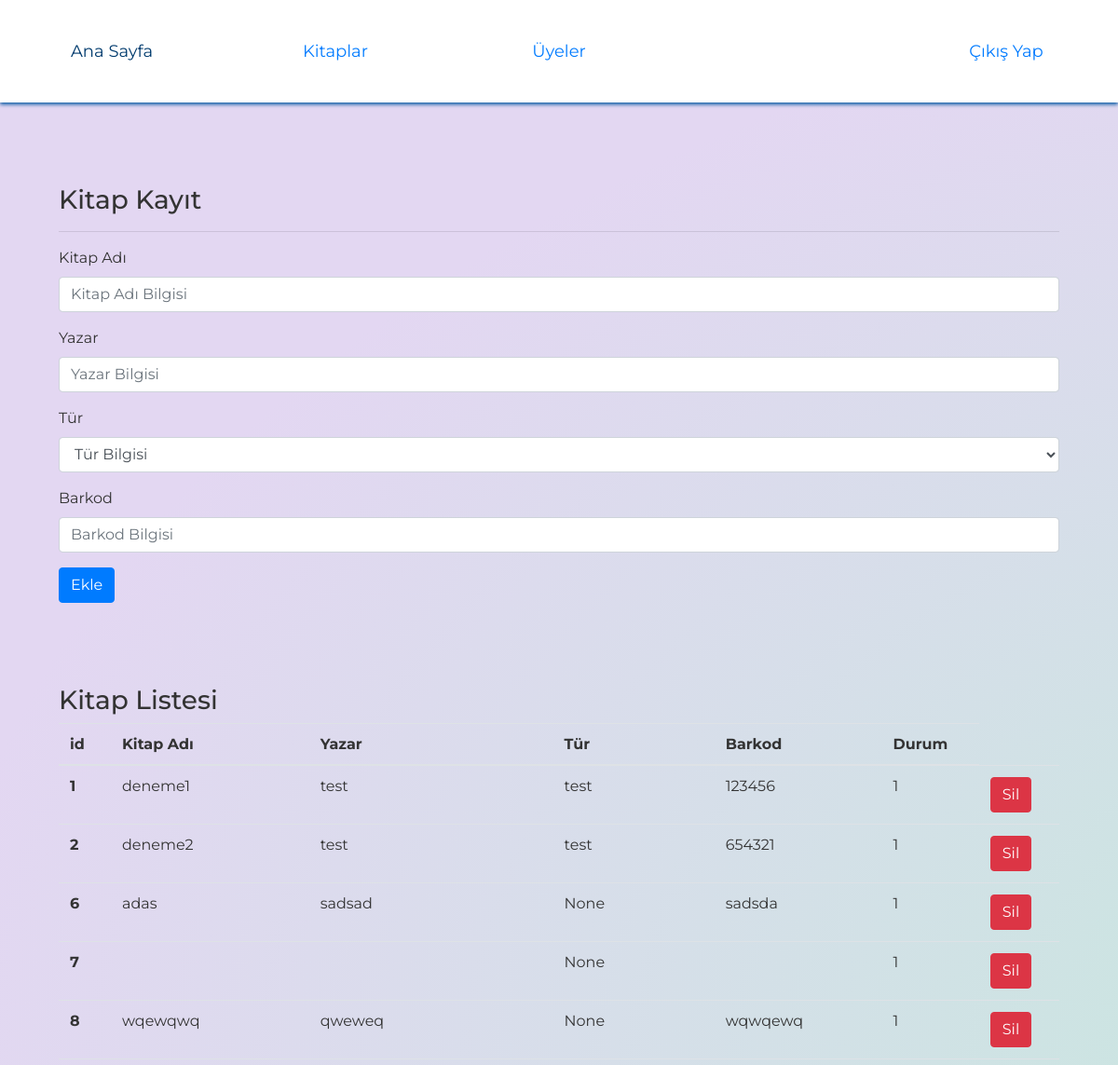
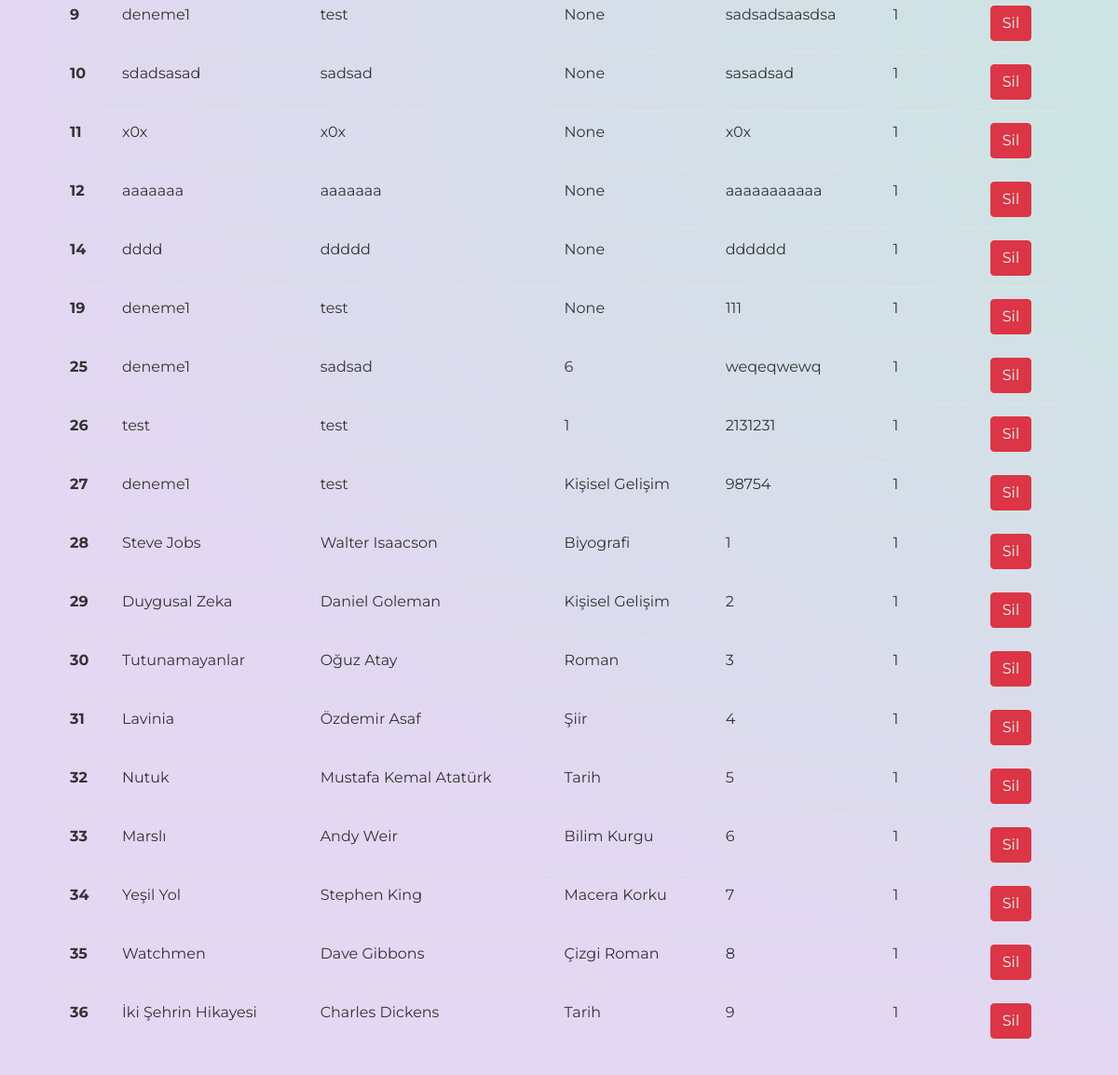
Page /admin_book on the earlier database version (2 pictures, top to bottom).
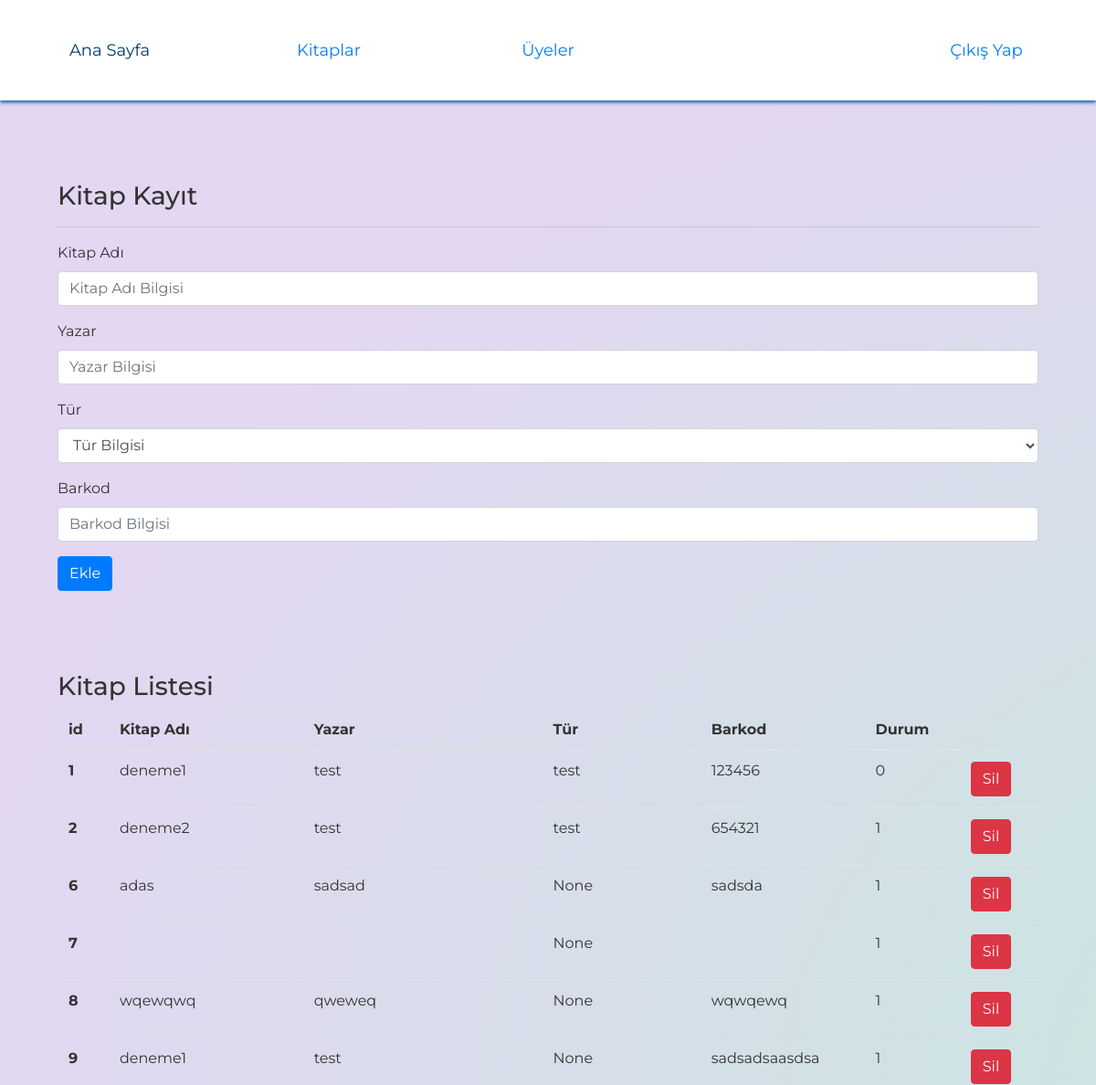
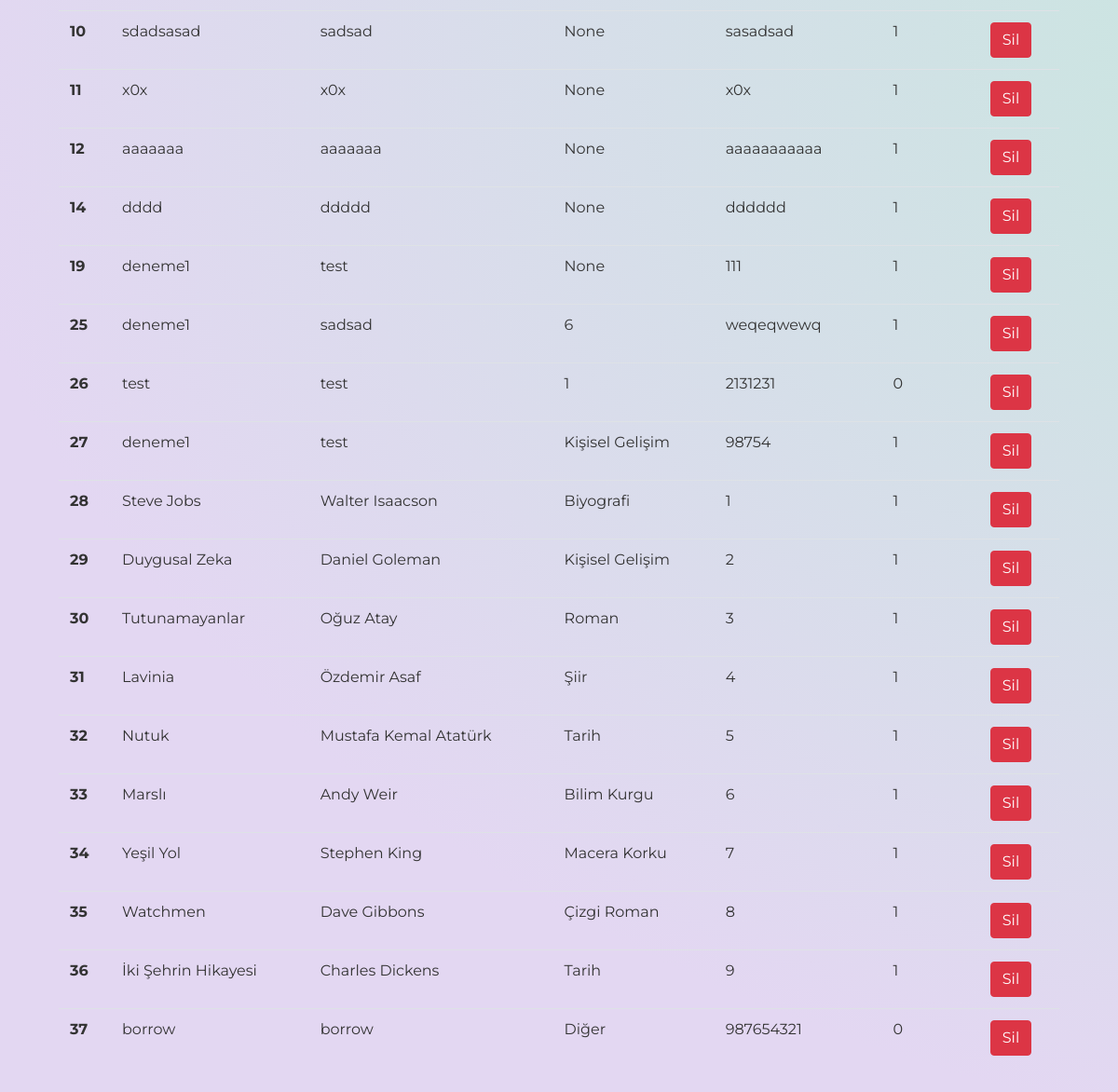
Same page on the later database version (2 pictures, top to bottom).
### Models/book.py (models this page shows)
class Book(db.Model):
    id = db.Column(db.Integer, primary_key=True)
    title = db.Column(db.String(200))
    author = db.Column(db.String(200))
    type = db.Column(db.String(200))
    barcode = db.Column(db.Integer)
    status = db.Column(db.Boolean, default=True)

### Routes/routes.py (the view)
@routes.route("/admin_book")
def admin_book():
    books = Book.query.all()
    types = Type.query.all()
    return render_template("admin_book.html",books=books,types=types)

### templates/admin_book.html (shortened to what this page needs)
<html>
<head>
    <link rel="stylesheet" href="https://maxcdn.bootstrapcdn.com/bootstrap/4.0.0/css/bootstrap.min.css">
    <link rel="stylesheet" type="text/css" href="../static/css/home.css" />
</head>
<body>
    <div>
        <section class='header'>
            <header>
                <ul class='menu'>
                    <li>
                        <a href='/admin'>Ana Sayfa</a>
                    </li>
                    <li>
                        <a href='/admin_book'>Kitaplar</a>
                    </li>
                    <li>
                        <a href='/admin_users'>Üyeler</a>
                    </li>
                    <li>
                        <a href='#'></a>
                    </li>
                    <li class="logout">
                        <a href='/logout'>Çıkış Yap</a>
                    </li>
                </ul>
            </header>
        </section>
        <div style="margin-top: 150px;" class="container">
            <h3>Kitap Kayıt</h3>
            <hr>
            <form action="/book_add" method="POST">
                <div class="form-group">
                    <label for="formGroupExampleInput">Kitap Adı</label>
                    <input type="text" name="title" class="form-control" id="formGroupExampleInput" placeholder="Kitap Adı Bilgisi">
                </div>
                <div class="form-group">
                    <label for="formGroupExampleInput2">Yazar</label>
                    <input type="text" name="author" class="form-control" id="formGroupExampleInput2" placeholder="Yazar Bilgisi">
                </div>
                <div class="form-group">
                    <label for="formGroupExampleInput2">Tür</label>
                    <select class="form-control" id="select_type" name="select_type">
                        <option value ="">Tür Bilgisi</option>
                    </select>
                </div>
                <div class="form-group">
                    <label for="formGroupExampleInput2">Barkod</label>
                    <input type="text" name="barcode" class="form-control" id="formGroupExampleInput4" placeholder="Barkod Bilgisi">
                </div>
                <button type="submit" class="btn btn-primary">Ekle</button>
            </form>
            <table class="table">
                <br><br><br>
                <h3>Kitap Listesi</h3>
                <thead>
                    <tr>
                        <th scope="col">id</th>
                        <th scope="col">Kitap Adı</th>
                        <th scope="col">Yazar</th>
                        <th scope="col">Tür</th>
                        <th scope="col">Barkod</th>
                        <th scope="col">Durum</th>
                    </tr>
                </thead>
                <tbody>
                    {%for book in books %}
                    <tr>
                        <th scope="row">{{book.id}}</th>
                        <td>{{book.title}}</td>
                        <td>{{book.author}}</td>
                        <td>{{book.type}}</td>
                        <td>{{book.barcode}}</td>
                        {% if book.status==True %}
                        <td>1</td>
                        {% else %}
                        <td>0</td>
                        {% endif %}
                        <td><a href="/book_delete/{{book.id}}" class="btn btn-danger">Sil</a>
                    </tr>
                    {% endfor %}
                </tbody>
            </table>
        </div>
    </div>
</body>
</html>

### static/css/home.css (style rules this page uses)
body { font-family: "Montserrat", Helvetica, sans-serif; background: radial-gradient( ellipse at center, rgba(194, 234, 219, 1) 0%, rgba(227, 215, 242, 1) 74%, rgba(227, 215, 242, 1) 74%); background-size: 300%; padding: 3em; color: #333; }
a { font-weight: 400; font-size: 18px; -webkit-transition: all 0.25s; transition: all 0.25s; }
ul { padding: 0; margin: 0; }
.header { position: fixed; top: 0; left: 0; right: 0; height: 110px; background: #fff; box-shadow: 0 2px 4px #0056a1; }
.menu li { width: 20%; height: 110px; box-sizing: border-box; display: block; float: left; list-style: none; position: relative; display: table; border-bottom: 0px solid #007fed; -webkit-transition: all 0.25s; transition: all 0.25s; }
.menu li a { display: block; text-align: center; display: table-cell; vertical-align: middle; text-decoration: none; }

Differences in the rows shown:
changed Book id 1: status "1" → "0"
changed Book id 26: status "1" → "0"
added Book: id "37", title "borrow", author "borrow", type "Diğer", barcode "987654321", status "0"
